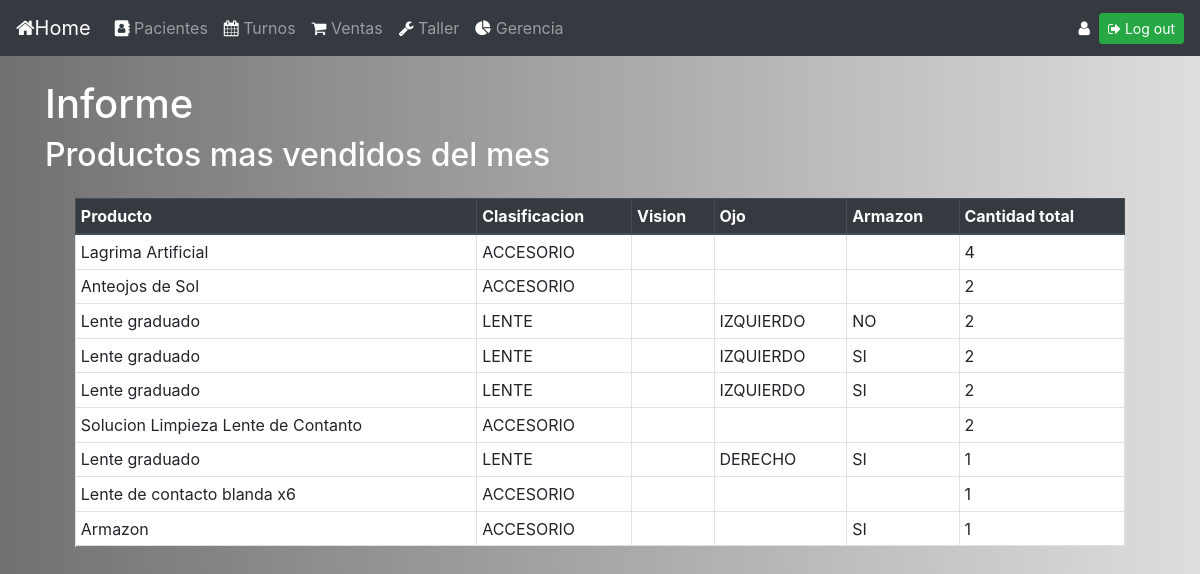
The app's page /mas_vendidos with its own data.
### gestion_consultorio/models.py (models this page shows)
class producto(models.Model):
    nombre_producto = models.CharField(max_length=64)
    precio = models.DecimalField(max_digits=8, decimal_places=2)
    clasificacion = models.CharField(max_length=32, choices=[('LENTE','lente'),('ACCESORIO','accesorio'),('ETC','etc')])
    distacia_vision = models.CharField(max_length=10,choices=[('LEJOS','lejos'),('CERCA','cerca')])
    ojo_vision = models.CharField(max_length=32, choices=[('IZQUIERDO','izquierdo'),('DERECHO','derecho')])
    armazon = models.CharField(max_length=2,default="NO")

### gestion_consultorio/views.py (the view)
# urls.py: path("mas_vendidos", views.mas_vendidos, name="mas_vendidos"),
def mas_vendidos(request):
    tipo_informe="ventas"
    mes=datetime.date.today().month
    ventast = producto.objects.all().annotate(ventas_totales=Count('detalle_venta',filter=Q(detalle_venta__id_venta__fecha_venta__month=mes))).order_by('-ventas_totales')
    titulo="Productos mas vendidos del mes"
    return render(request,"informes_paciente.html",{"titulo":titulo,"contexto":ventast,"tipo_informe": tipo_informe})

### gestion_consultorio/templates/informes_paciente.html (shortened to what this page needs)
{% extends "layout.html" %}
{%block body%}
<div class="container">
  <h1 style="color:white">Informe</h1>
  <h2 style="color:white">{{titulo}}</h2>
<div class="container">
  <div id="div1" class ="col-md-12">
    <table border="1" class="table table-hover table-bordered bg-white table-sm">
      <thead class="thead-dark">
        {% if tipo_informe == 'ventas' %}
            <tr>
                <th scope="col">Producto</th>
                <th scope="col">Clasificacion</th>
                <th scope="col">Vision</th>
                <th scope="col">Ojo</th>
                <th scope="col">Armazon</th>
                <th scope="col">Cantidad total</th>
            </tr>
        {% elif tipo_informe == 'ventas_vendedor' %}
                <th scope="col">Vendedor</th>
                <th scope="col">Ventas del mes</th>
        {% else %}
            <tr>
                <th scope="col">Apellido</th>
                <th scope="col">Nombre</th>
                <th scope="col">Fecha</th>
            </tr>
        {% endif %}
      </thead>
      <tbody>
        {% if tipo_informe == 'turnos' %}
            {% for unPaciente in contexto %}
                    <tr>
                        <td>{{unPaciente.id_paciente.apellido}}</td>
                        <td>{{unPaciente.id_paciente.nombre}}</td>
                        <td>{{unPaciente.fecha_turno|date:"d/m/Y"}}</td>
                    </tr>
            {% endfor %}
        {% elif tipo_informe == 'ventas' %}
            {% for unProducto in contexto %}
            <tr>
                {% if unProducto.ventas_totales%}
                  <td>{{unProducto.nombre_producto}}</td>
                  <td>{{unProducto.clasificacion}}</td>
                  <td>{{unProducto.distancia_vision}}</td>
                  <td>{{unProducto.ojo_vision}}</td>
                  <td>{{unProducto.armazon}}</td>
                  <td>{{unProducto.ventas_totales}}</td>
                {% endif %}
            </tr>
            {% endfor %}
        {% endif %}
      </tbody>
    </table>
  </div>
</div>
{%endblock%}

### gestion_consultorio/static/css/estilos.css (style rules this page uses)
body { background: #717171; background: -moz-linear-gradient(left, #717171 0%, #B3B3B3 61%, #DEDEDE 100%); background: -webkit-linear-gradient(left, #717171 0%, #B3B3B3 61%, #DEDEDE 100%); background: linear-gradient(to right, #717171 0%, #B3B3B3 61%, #DEDEDE 100%); }
#div1 { overflow-y: scroll; overflow-x: hidden; height:400px; width: 100%; }
td { margin: 0 auto; }

### records on screen
producto: nombre_producto "Lagrima Artificial", clasificacion "ACCESORIO", ventas_totales "4"
producto: nombre_producto "Anteojos de Sol", clasificacion "ACCESORIO", ventas_totales "2"
producto: nombre_producto "Lente graduado", clasificacion "LENTE", ojo_vision "IZQUIERDO", armazon "NO", ventas_totales "2"
producto: nombre_producto "Lente graduado", clasificacion "LENTE", ojo_vision "IZQUIERDO", armazon "SI", ventas_totales "2"
producto: nombre_producto "Lente graduado", clasificacion "LENTE", ojo_vision "IZQUIERDO", armazon "SI", ventas_totales "2"
producto: nombre_producto "Solucion Limpieza Lente de Contanto", clasificacion "ACCESORIO", ventas_totales "2"
producto: nombre_producto "Lente graduado", clasificacion "LENTE", ojo_vision "DERECHO", armazon "SI", ventas_totales "1"
producto: nombre_producto "Lente de contacto blanda x6", clasificacion "ACCESORIO", ventas_totales "1"
producto: nombre_producto "Armazon", clasificacion "ACCESORIO", armazon "SI", ventas_totales "1"
